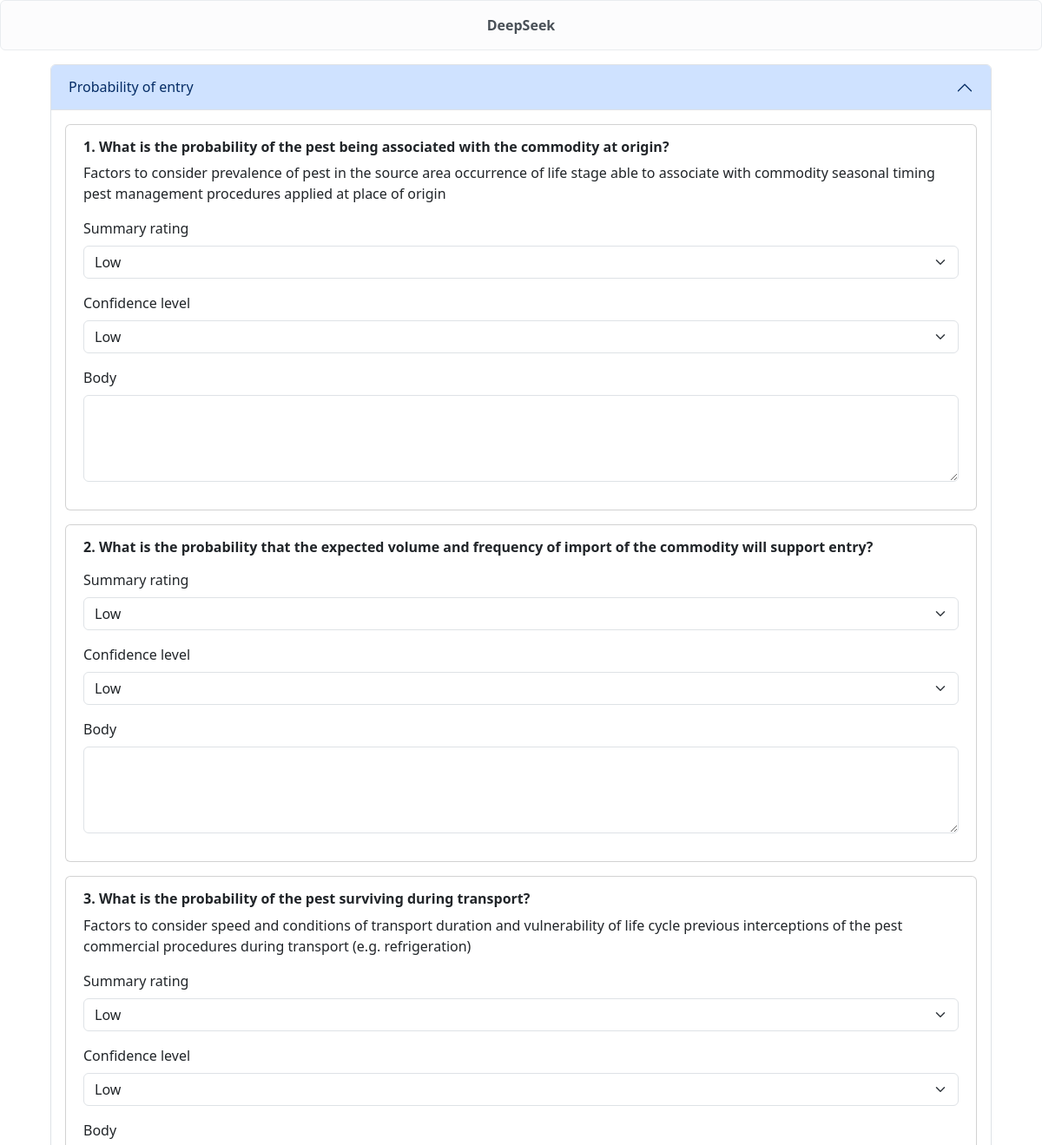
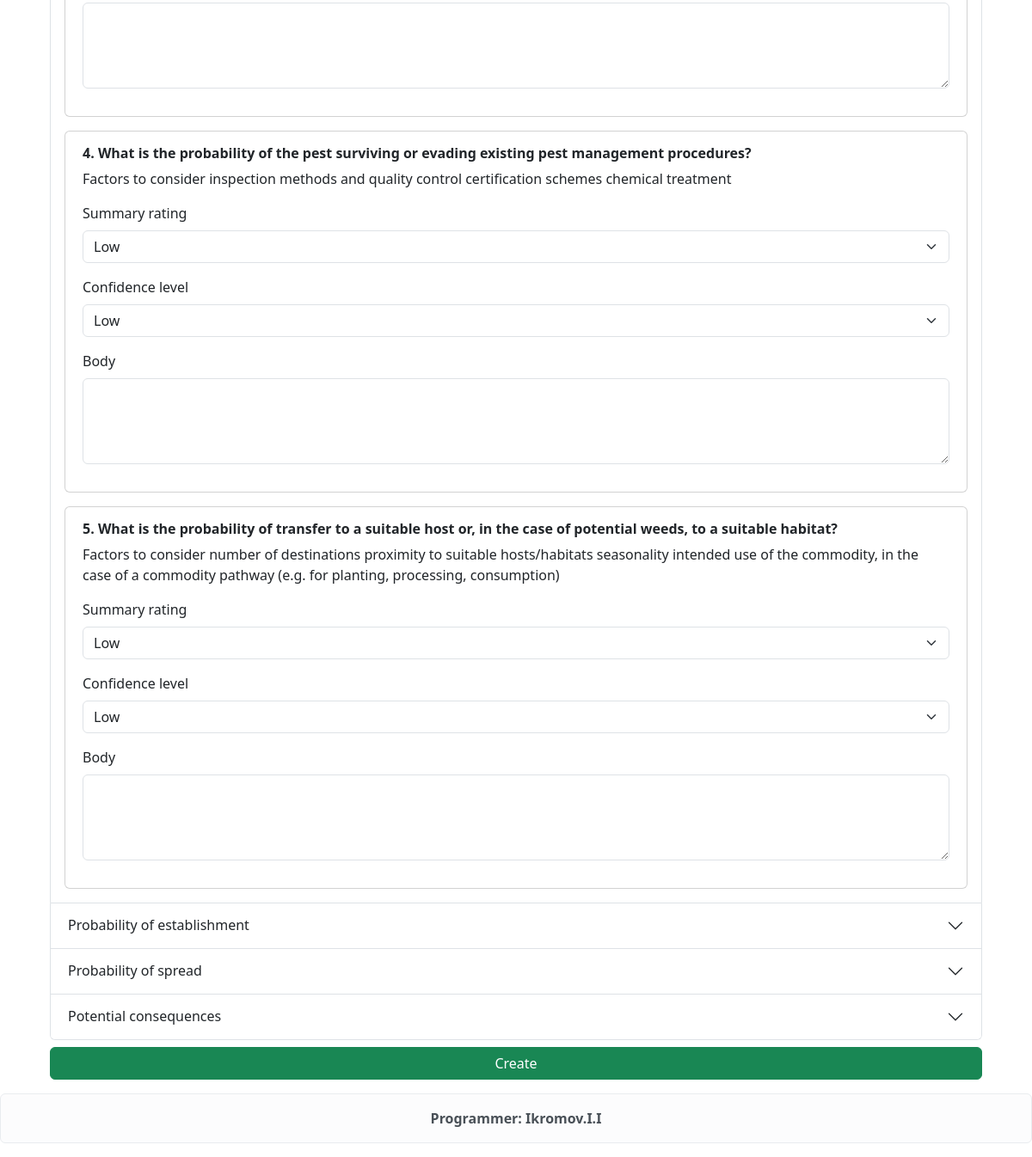
The app's page /risk/467/ (signed in) with its own data (2 pictures, top to bottom).
### main/models.py (models this page shows, shortened)
class Opros(models.Model):
    title = models.CharField(max_length=200)
    date_creat = models.DateField(auto_now_add=True)
    class Meta:
        db_table = 'opros'

class Opros_body(models.Model):
    opros = models.ForeignKey(Opros, on_delete=models.SET_NULL, null=True)
    title = models.CharField(max_length=200)
    body = models.TextField(null=True, blank=True)
    date_creat = models.DateField(auto_now_add=True)
    class Meta:
        db_table = 'opros_body'

### main/views.py (the view, shortened to what this page needs)
# urls.py: path('risk/<int:pk>/', risk, name='risk'),
@login_required
def risk(request, pk):
    pest = get_object_or_404(Pest, id=pk)
    context = {
        'opros': Opros.objects.all(),
        'summary_rating': Summary_rating.objects.all(),
        'confidence_level': Confidence_level.objects.all(),
    }
    return render(request, 'main/risk.html', context)

### templates/main/risk.html (shortened to what this page needs)
{% extends 'base.html' %}
{% block content %}
<div class="container">
    <div class="m-3">
        <form method="POST">
            <div class="accordion" id="accordionPanelsStayOpenExample">
                {% for i in opros %}
                <div class="accordion-item">
                    <h2 class="accordion-header" id="heading{{ i.id }}">
                        <button class="accordion-button {% if not forloop.first %}collapsed{% endif %}" type="button"
                            data-bs-toggle="collapse" data-bs-target="#collapse{{ i.id }}"
                            aria-expanded="{% if forloop.first %}true{% else %}false{% endif %}"
                            aria-controls="collapse{{ i.id }}">
                            {{ i.title }}
                        </button>
                    </h2>
                    <div id="collapse{{ i.id }}" class="accordion-collapse collapse {% if forloop.first %}show{% endif %}"
                        aria-labelledby="heading{{ i.id }}" data-bs-parent="#accordionPanelsStayOpenExample">
                        {% for j in i.opros_body_set.all %}
                        <div class="accordion-body card m-3">
                            <div>
                                <h6 class="fw-bold">{{ forloop.counter }}. {{ j.title }}</h6>
                                <p>{{ j.body }}</p>
                            </div>
                            <div class="mb-3">
                                <label class="form-label">Summary rating</label>
                                <select name="summary_rating_{{ j.id }}" class="form-select" required>
                                    {% for i in summary_rating %}
                                    <option value="{{ i.id }}">{{ i.title }}</option>
                                    {% endfor %}
                                </select>
                            </div>
                            <div class="mb-3">
                                <label class="form-label">Confidence level</label>
                                <select name="confidence_level_{{ j.id }}" class="form-select" required>
                                    {% for i in confidence_level %}
                                    <option value="{{ i.id }}">{{ i.title }}</option>
                                    {% endfor %}
                                </select>
                            </div>
                            <div class="mb-3">
                                <label class="form-label">Body</label>
                                <textarea name="body_{{ j.id }}" class="form-control" style="height: 100px" required></textarea>
                            </div>
                        </div>
                        {% empty %}
                        <div class="accordion-body">
                            <p class="text-muted"> Ma'lumot yo'q.</p>
                        </div>
                        {% endfor %}
                    </div>
                </div>
                {% endfor %}
            </div>
            <button type="submit" class="btn btn-success mt-2 w-100">Create</button>
        </form>
    </div>
</div>
{% endblock content %}

### templates/base.html (shortened to what this page needs)
<!DOCTYPE html>
{% load static %}
<html lang="en">
<head>
    <link href="https://cdn.jsdelivr.net/npm/bootstrap@5.3.3/dist/css/bootstrap.min.css" rel="stylesheet">
</head>
<body>
    <div class="alert alert-light text-center fw-bold" role="alert">
        DeepSeek
    </div>
    {% block content %}
    {% endblock content %}
    <footer id="footer" class="alert alert-light text-center fw-bold">
        <div class="copyright">
          <strong><span>Programmer: Ikromov.I.I</span></strong>
        </div>
    </footer>
</body>
</html>

### records on screen
Opros: title "Probability of entry"
Opros_body: title "What is the probability of the pest being associated with the commodity at origin?", body "Factors to consider prevalence of pest in the source area occurrence of life stage able to associate with commodity seasonal timing pest management procedures applied at place of origin"
Opros_body: title "What is the probability that the expected volume and frequency of import of the commodity will support entry?"
Opros_body: title "What is the probability of the pest surviving during transport?", body "Factors to consider speed and conditions of transport duration and vulnerability of life cycle previous interceptions of the pest commercial procedures during transport (e.g. refrigeration)"
Opros_body: title "What is the probability of the pest surviving or evading existing pest management procedures?", body "Factors to consider inspection methods and quality control certification schemes chemical treatment"
Opros_body: title "What is the probability of transfer to a suitable host or, in the case of potential weeds, to a suitable habitat?", body "Factors to consider number of destinations proximity to suitable hosts/habitats seasonality intended use of the commodity, in the case of a commodity pathway (e.g. for planting, processing, consumption)"
Opros: title "Probability of establishment"
Opros: title "Probability of spread"
Opros: title "Potential consequences"

### other values on screen
form field value "Low"
